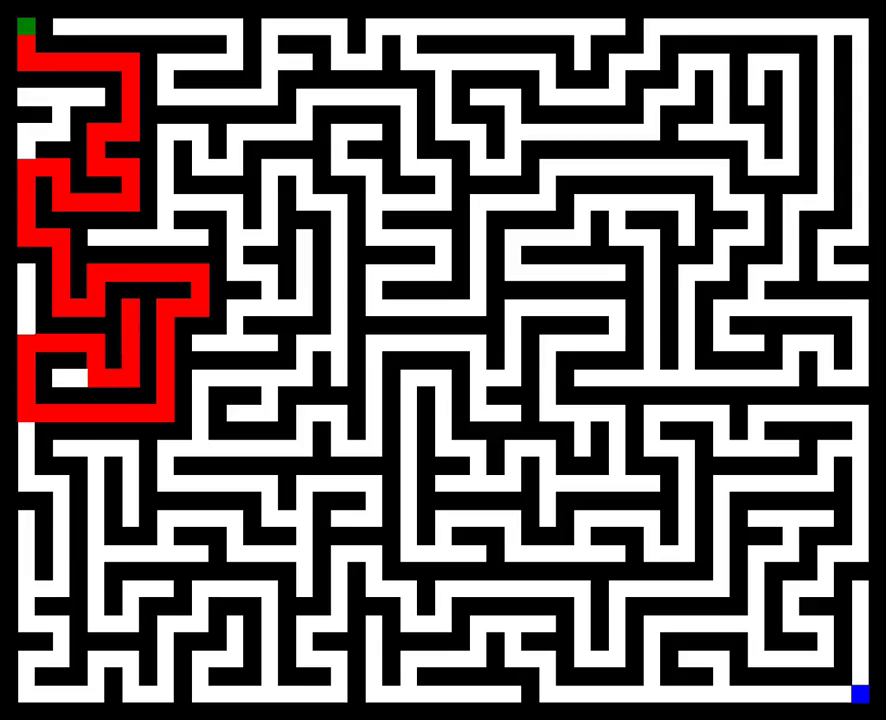
#> input picture frame 149 of code/input/longmaze_solved.mp4, 886 x 720 px
$ python maze_extraction.py
#> lines starting #> are read from the running program, lines starting #| are printed output that depends on the picture; after the words box and inside, x2 and y2 are one past the last pixel; in counts of white or black regions, pixels touching at a corner belong together
import cv2
import numpy as np
import json
import os

# ==============================
# CONFIG (EDIT IF NEEDED)
# ==============================

VIDEO_PATH = "input/longmaze_solved.mp4"
OUTPUT_PATH = "output/longmaze_trace.json"

GRID_ROWS = 23        # number of rows in maze
GRID_COLS = 23        # number of columns in maze
FRAME_STEP = 10        # sample every N frames

# red color range in HSV (agent)
RED_LOWER = np.array([0, 70, 50])
RED_UPPER = np.array([10, 255, 255])


# ==============================
# UTILS
# ==============================

def deduplicate_consecutive(seq):
    result = []
    for s in seq:
        if not result or result[-1] != s:
            result.append(s)
    return result

def cell_to_action(c1, c2):
    x1, y1 = c1
    x2, y2 = c2
    if x2 == x1 + 1 and y2 == y1:
        return "Right"
    if x2 == x1 - 1 and y2 == y1:
        return "Left"
    if y2 == y1 + 1 and x2 == x1:
        return "Down"
    if y2 == y1 - 1 and x2 == x1:
        return "Up"
    return "Unknown"

# ==============================
# MAIN PIPELINE
# ==============================

def main():
    cap = cv2.VideoCapture(VIDEO_PATH)
    if not cap.isOpened():
        raise RuntimeError("Cannot open video")

    width = int(cap.get(cv2.CAP_PROP_FRAME_WIDTH))
    height = int(cap.get(cv2.CAP_PROP_FRAME_HEIGHT))

    cell_w = width / GRID_COLS
    cell_h = height / GRID_ROWS

    trajectory = []
    frame_id = 0
    total_turns=0

    while True:
        ret, frame = cap.read()
#> frame is the input picture: shape (720, 886, 3); mean B, G, R 106.5, 106.4, 116.7
        if not ret:
            break

        if frame_id % FRAME_STEP != 0:
            frame_id += 1
            continue

        hsv = cv2.cvtColor(frame, cv2.COLOR_BGR2HSV)
#> hsv: shape (720, 886, 3); mean H, S, V 1.9, 16, 116.9
        mask = cv2.inRange(hsv, RED_LOWER, RED_UPPER)
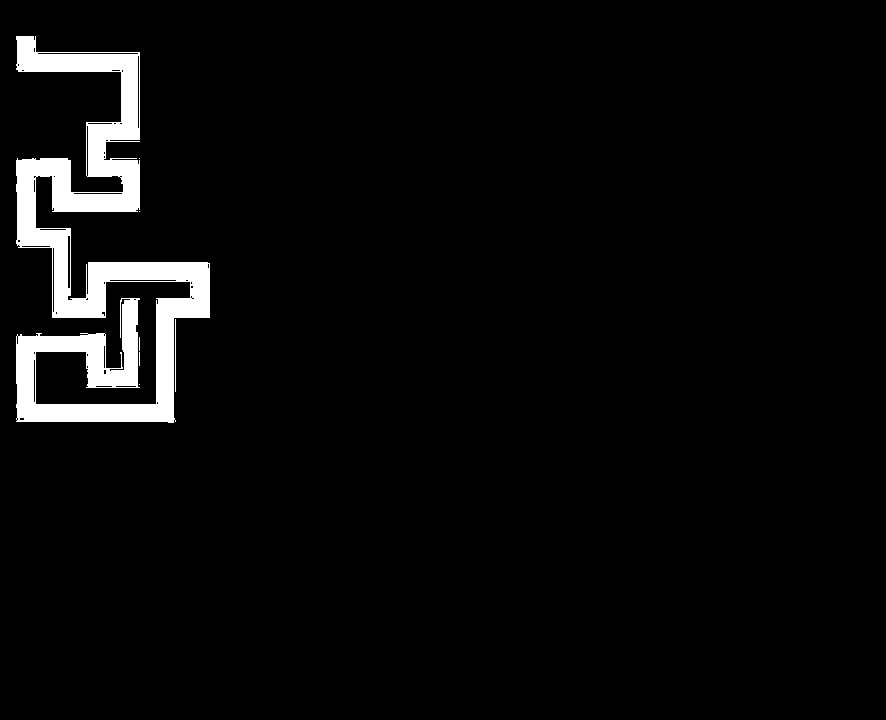
#> mask: shape (720, 886); 4.1% white; 7 white regions (5 under 20 px), largest, box (x1, y1, x2, y2) and area: (16, 36, 210, 423) 26165, (175, 319, 176, 392) 73

        moments = cv2.moments(mask)
#> moments = moments, m00 6698595, centre m10/m00, m01/m00 = (98.56, 259.2)
        if moments["m00"] > 0:
            cx = int(moments["m10"] / moments["m00"])
#> cx = 98
            cy = int(moments["m01"] / moments["m00"])
#> cy = 259

            grid_x = int(cx / cell_w)
#> grid_x = 2
            grid_y = int(cy / cell_h)
#> grid_y = 8

            trajectory.append([grid_x, grid_y])
            total_turns=total_turns+1

        frame_id += 1

    cap.release()

    # Deduplicate repeated positions
    trajectory = deduplicate_consecutive(trajectory)

    # Extract actions
    actions = []
    for i in range(len(trajectory) - 1):
        actions.append(cell_to_action(trajectory[i], trajectory[i + 1]))

    # Save output
    os.makedirs("output", exist_ok=True)
    with open(OUTPUT_PATH, "w") as f:
        json.dump(
            {
                "trajectory": trajectory,
                "actions": actions
            },
            f,
            indent=2
        )

    print("✅ Extraction complete")
    print("Trajectory:", trajectory)
    print("Actions:", actions)
    print("total_turns: ", total_turns)

# ==============================
# ENTRY POINT
# ==============================

if __name__ == "__main__":
    main()

$ run again, starting later in the video
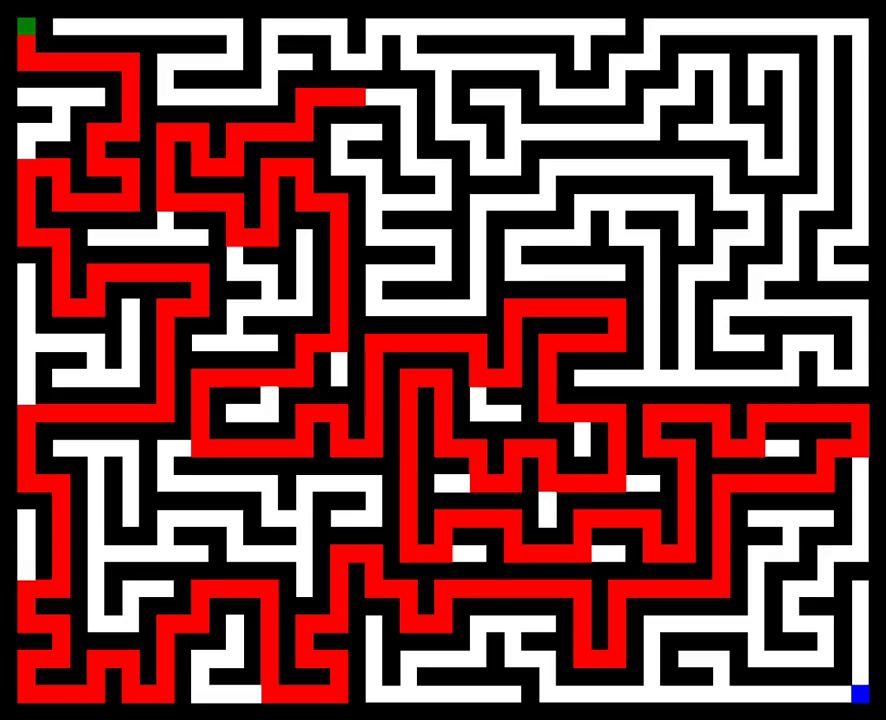
#> input picture frame 670 of code/input/longmaze_solved.mp4, 886 x 720 px
#> in main, frame is the input picture: shape (720, 886, 3); mean B, G, R 71.6, 71.4, 120.6
#> hsv: shape (720, 886, 3); mean H, S, V 8.1, 75.3, 120.9
#> in main, `mask = cv2.inRange(hsv, RED_LOWER, RED_UPPER)`:
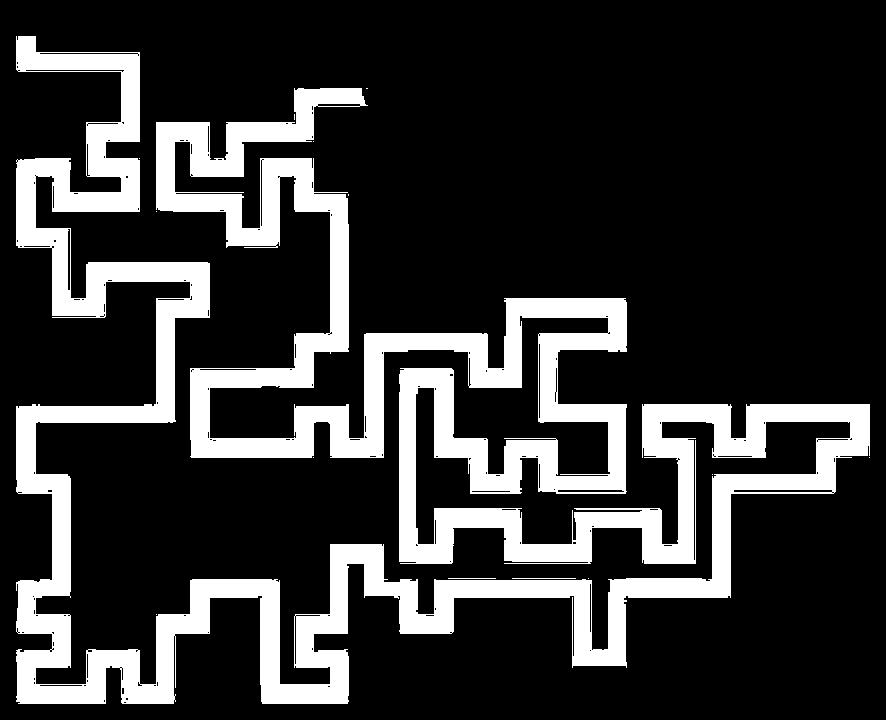
#> mask: shape (720, 886); 20% white; 14 white regions (11 under 20 px), largest, box (x1, y1, x2, y2) and area: (16, 36, 870, 704) 127668, (512, 578, 576, 579) 64, (448, 578, 496, 579) 48
#> moments = moments, m00 32588490, centre m10/m00, m01/m00 = (358.5, 420.7)
#> cx = 358
#> cy = 420
#> grid_x = 9
#> grid_y = 13

$ run again, starting later in the video
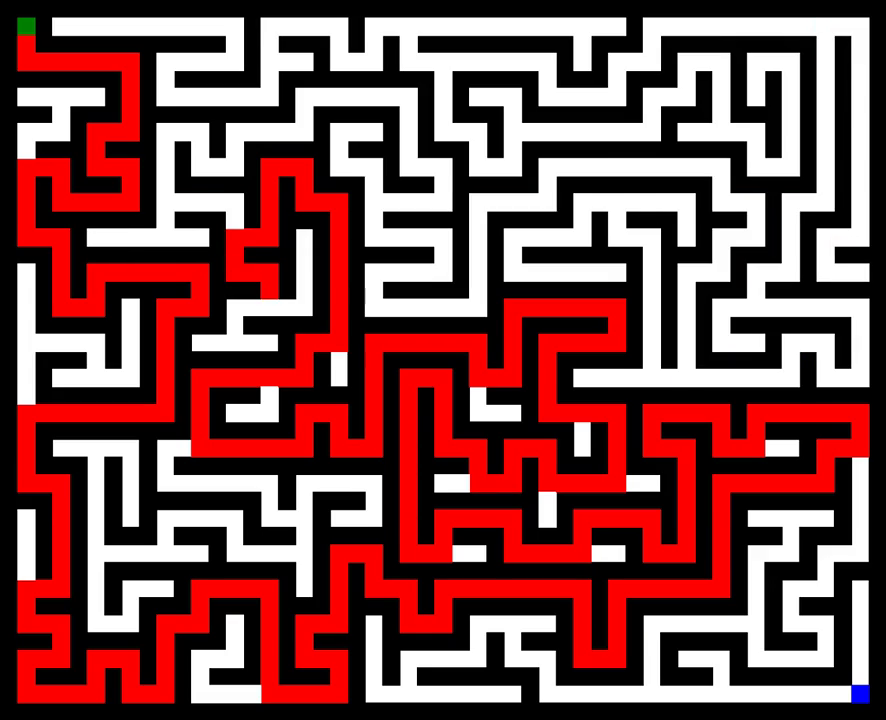
#> input picture frame 1192 of code/input/longmaze_solved.mp4, 886 x 720 px
#> in main, frame is the input picture: shape (720, 886, 3); mean B, G, R 78.6, 78.5, 124.9
#> hsv: shape (720, 886, 3); mean H, S, V 8, 72.3, 125.2
#> in main, `mask = cv2.inRange(hsv, RED_LOWER, RED_UPPER)`:
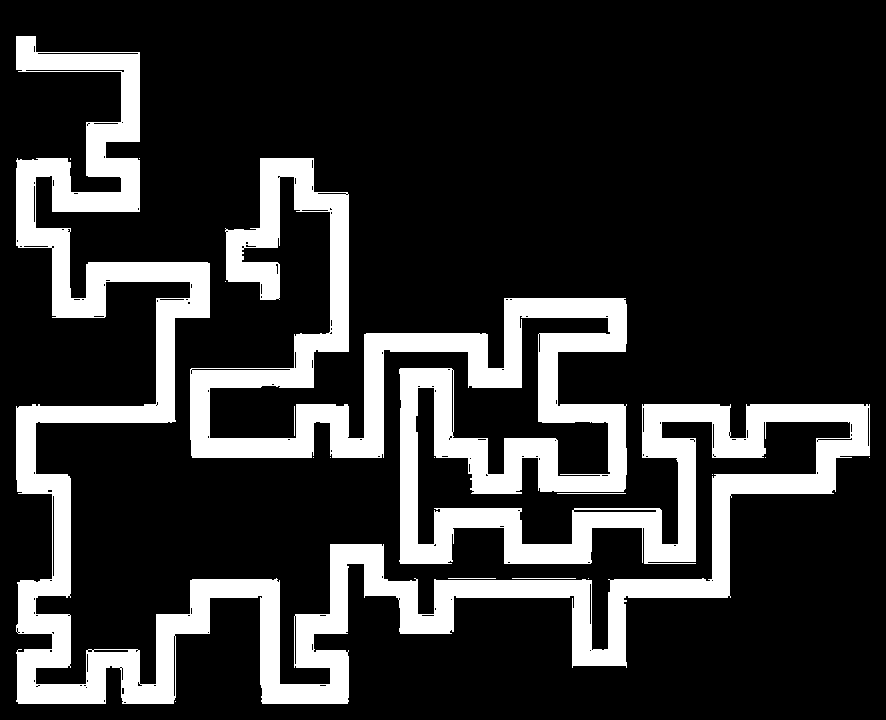
#> mask: shape (720, 886); 19.1% white; 16 white regions (11 under 20 px), largest, box (x1, y1, x2, y2) and area: (16, 36, 870, 704) 121397, (557, 493, 626, 494) 69, (512, 578, 576, 579) 64, (448, 578, 496, 579) 48, (294, 406, 295, 436) 30
#> moments = moments, m00 31013100, centre m10/m00, m01/m00 = (367.1, 437.7)
#> cx = 367
#> cy = 437
#> grid_x = 9
#> grid_y = 13
